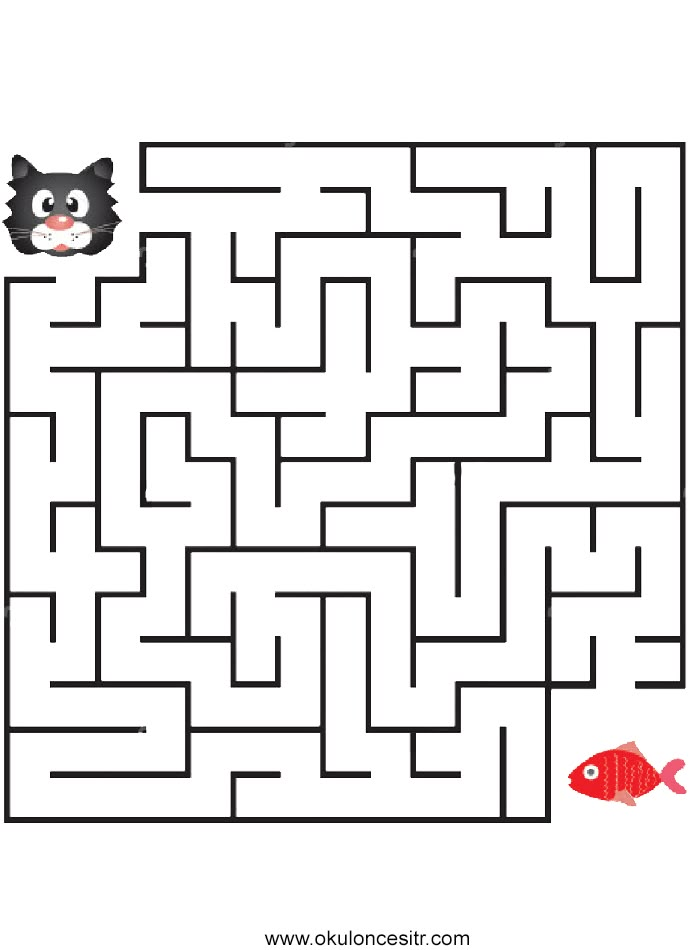
#> input picture GÖRÜNTÜ İŞLEME/#21 Eşik Ayarlama Thresholding (Adaptive Thresholding)/labirent.jpg, 690 x 950 px
$ python adaptiveThresHolding.py
#> lines starting #> are read from the running program, lines starting #| are printed output that depends on the picture; after the words box and inside, x2 and y2 are one past the last pixel; in counts of white or black regions, pixels touching at a corner belong together
import cv2
import numpy as np

image = cv2.imread("labirent.jpg", 0)
#> image: shape (950, 690); min 0, max 255, mean 230.2

#simple thresholding
ret, thresh1 = cv2.threshold(image, 160, 255, cv2.THRESH_BINARY)
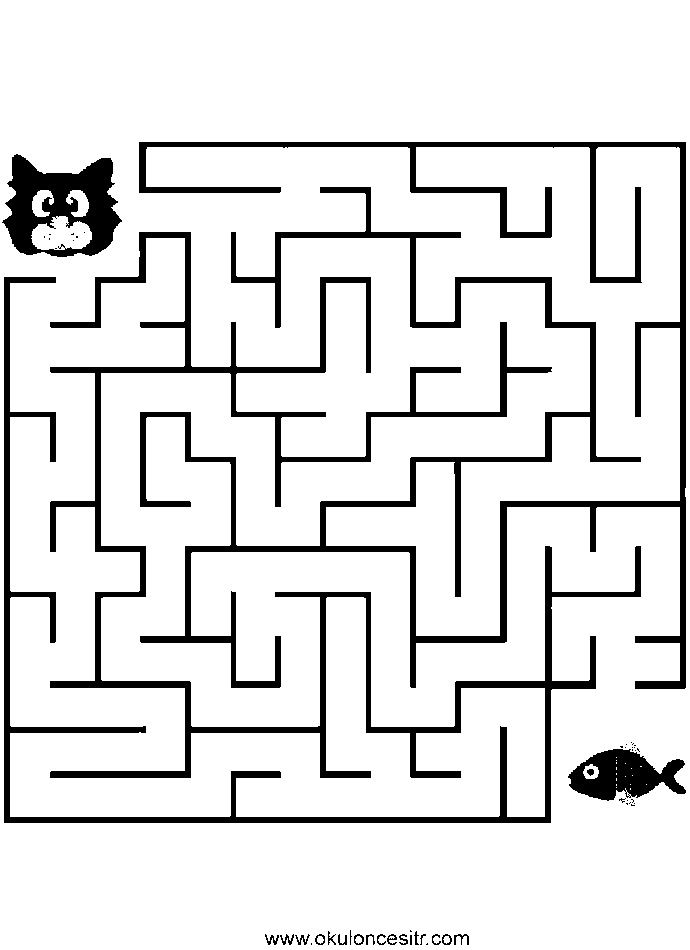
#> thresh1: shape (950, 690); 88.6% white; 52 black regions (30 under 20 px), largest, box (x1, y1, x2, y2) and area: (4, 232, 641, 823) 33214, (139, 142, 686, 689) 30191, (2, 154, 122, 257) 6744

#adaptive thresholding # mean belirlediğimiz bölgenin ortalaması alınır #gaussian ağırlıklı toplam alır
thresh2 = cv2.adaptiveThreshold(image, 255, cv2.ADAPTIVE_THRESH_MEAN_C,\
                                           cv2.THRESH_BINARY, 11,2)
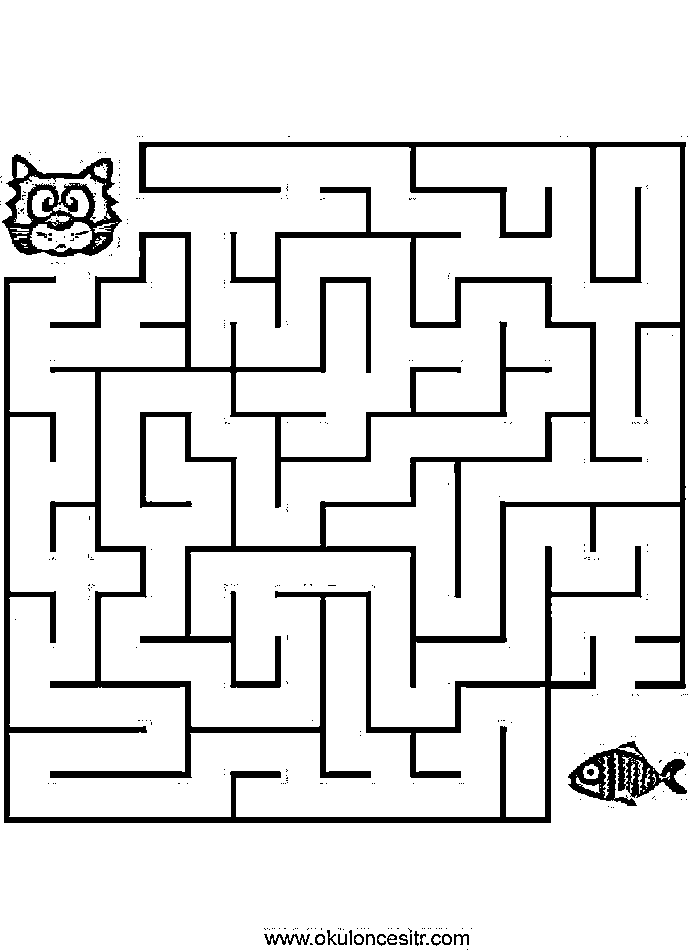
#> thresh2: shape (950, 690); 89.1% white; 313 black regions (289 under 20 px), largest, box (x1, y1, x2, y2) and area: (4, 232, 642, 823) 32642, (139, 142, 686, 689) 29170, (2, 154, 122, 257) 4760

thresh3 = cv2.adaptiveThreshold(image, 255, cv2.ADAPTIVE_THRESH_GAUSSIAN_C,\
                                              cv2.THRESH_BINARY, 11,2)
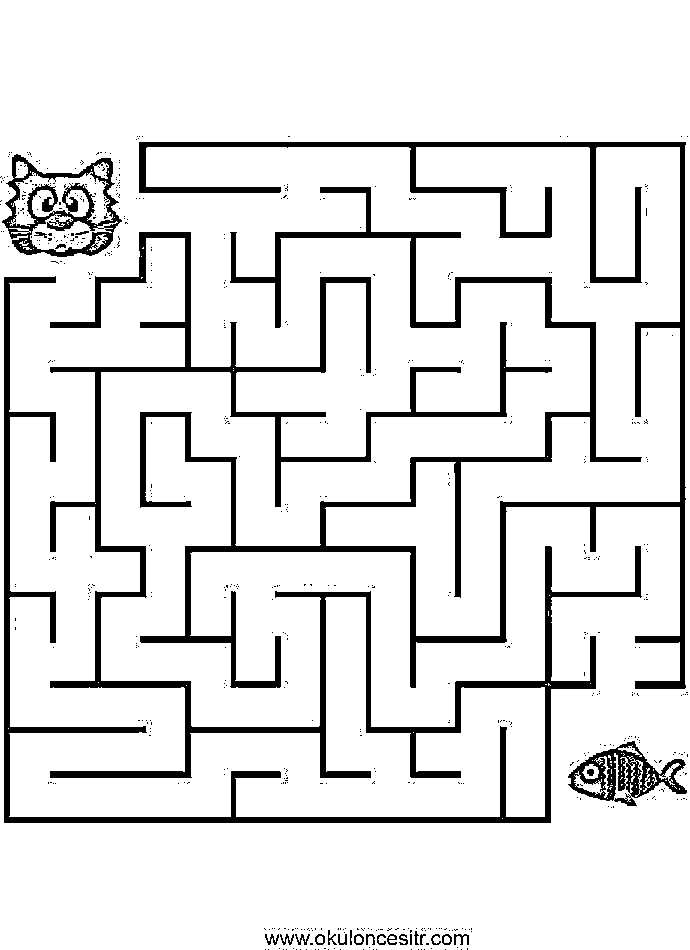
#> thresh3: shape (950, 690); 89.2% white; 594 black regions (568 under 20 px), largest, box (x1, y1, x2, y2) and area: (4, 232, 642, 823) 32591, (139, 142, 686, 689) 29149, (2, 154, 122, 257) 3926

cv2.imshow("Orijinal Resim", image)
cv2.imshow("simple thresholding", thresh1)
cv2.imshow("mean adaptive thresholding", thresh2)
cv2.imshow("gaussian adaptive thresholding", thresh3)

cv2.waitKey(0)
cv2.destroyAllWindows()

$ run again, with GÖRÜNTÜ İŞLEME/#21 Eşik Ayarlama Thresholding (Adaptive Thresholding)/parmakizi.jpeg copied over GÖRÜNTÜ İŞLEME/#21 Eşik Ayarlama Thresholding (Adaptive Thresholding)/labirent.jpg
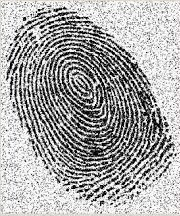
#> input picture GÖRÜNTÜ İŞLEME/#21 Eşik Ayarlama Thresholding (Adaptive Thresholding)/parmakizi.jpeg, 180 x 216 px
#> `ret, thresh1 = cv2.threshold(image, 160, 255, cv2.THRESH_BINARY)`:
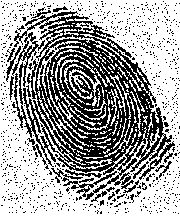
#> thresh1: shape (216, 180); 62.9% white; black in thin lines or dots
#> thresh2: shape (216, 180); 57.1% white; black in thin lines or dots
#> `thresh3 = cv2.adaptiveThreshold(image, 255, cv2.ADAPTIVE_THRESH_GAUSSI..`:
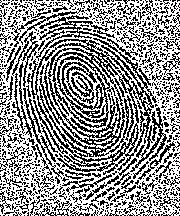
#> thresh3: shape (216, 180); 57.1% white; black in thin lines or dots
